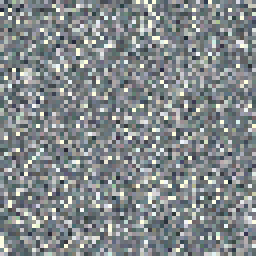
#> input picture Assignment3/Problem2/encrypted/2nd01.png, 64 x 64 px (shown 4 times larger)
$ python -i i2.py   (imports and definitions only)
#> lines starting #> are read from the running program, lines starting #| are printed output that depends on the picture
import numpy as np
from PIL import Image
import os
import cv2
import pytesseract
# Explicitly set the path to Tesseract
pytesseract.pytesseract.tesseract_cmd = "/usr/bin/tesseract"
# [1 line not run here, left out]
from sklearn.cluster import KMeans
import matplotlib.pyplot as plt
from collections import Counter
import string
import re

# Configure Tesseract path if needed
# pytesseract.pytesseract.tesseract_cmd = r'C:\Program Files\Tesseract-OCR\tesseract.exe'  # Windows

# Directory containing encrypted images
ENCRYPTED_DIR = "encrypted"

# [94 lines left out: functions load_image, preprocess_for_ocr, cluster_pixels, denoise_permuted_image, detect_character_blobs, not called in this run]

def extract_character_from_image(img_array):
    """
    Extract the character from the image using various techniques.
    Returns the most likely character.
    """
    # Try multiple preprocessing approaches
    results = []

    # Approach 1: Basic OCR
    try:
        if len(img_array.shape) == 3:
            gray = cv2.cvtColor(img_array, cv2.COLOR_RGB2GRAY)
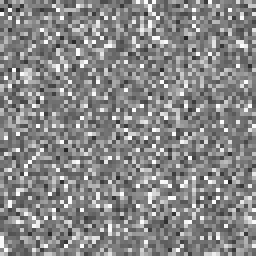
#> gray: shape (64, 64) (shown 4 times larger); min 36, max 252, mean 134.8
        else:
            gray = img_array.copy()

        # Apply preprocessing
        _, binary = cv2.threshold(gray, 0, 255, cv2.THRESH_BINARY + cv2.THRESH_OTSU)
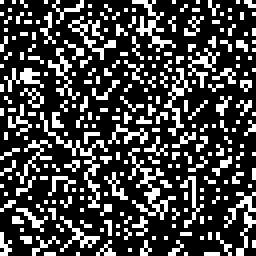
#> binary: shape (64, 64) (shown 4 times larger); 26.8% white in thin lines or dots

        # Run OCR
#> (the run stopped early here; a loop or call above may not have finished)

$ run again, on Assignment3/Problem2/encrypted/2nd18.png
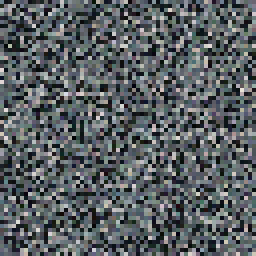
#> input picture Assignment3/Problem2/encrypted/2nd18.png, 64 x 64 px (shown 4 times larger)
#> in extract_character_from_image, `gray = cv2.cvtColor(img_array, cv2.COLOR_RGB2GRAY)`:
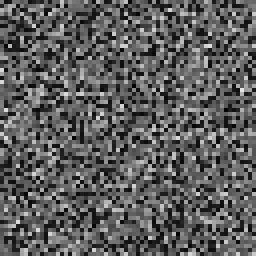
#> gray: shape (64, 64) (shown 4 times larger); min 1, max 228, mean 93.5
#> in extract_character_from_image, `_, binary = cv2.threshold(gray, 0, 255, cv2.THRESH_BINARY + cv2.THRESH..`:
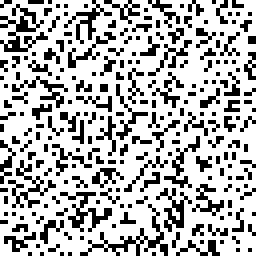
#> binary: shape (64, 64) (shown 4 times larger); 70.8% white; black in thin lines or dots
